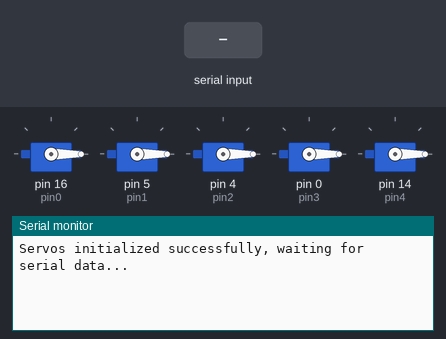
Bench run of a sketch on a simulated Arduino Uno, built with avr-gcc and run on an emulated ATmega328P. On the bench: 5 × servo, the last lines printed to the serial monitor. Inputs (shaded band) come from the test bench.

Above: at 1.4 s.
1.5 s: ",\n" received over Serial
At 2.7 s:
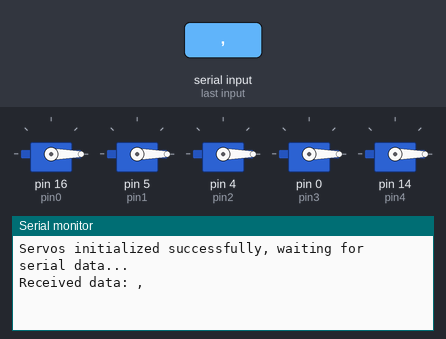
3.0 s: "1\n" received over Serial
At 4.1 s:
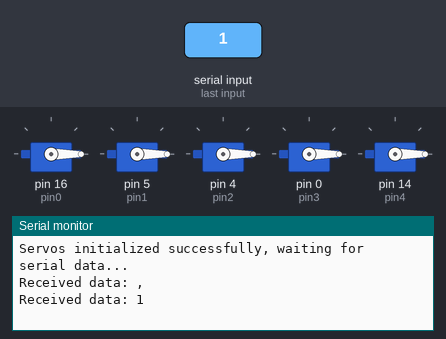
4.5 s: "1,90,45\n" received over Serial
At 5.2 s:
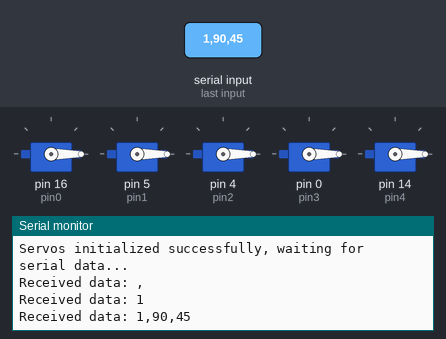

Measured:
- after the input at 1.5 s, the serial monitor: prints a new line at once (image 1)
- after the input at 3.0 s, the serial monitor: prints a new line at once (image 2)
- after the input at 4.5 s, the serial monitor: prints a new line at once (image 3)

The sketch:

Robot_arm.ino
```cpp
#include "Servo.h"

// Servo objects (one per servo motor)
Servo servo0;
Servo servo1;
Servo servo2;
Servo servo3;
Servo servo4;

// Configuration parameters (adjust as needed for your hardware)
const int threshold = 8000;    // Dead zone threshold: Joystick (8000 to avoid jitter), Trigger (20000 = firm press required)
const int multiple = 3;        // Angle multiplier (count range 0~60 → angle 0~180°, centered at 90°)
const int debounceTime = 50;   // Button debounce time (milliseconds) to filter mechanical noise

// Servo pin assignments (D0 changed to D2 to avoid serial port conflict)
const int pin0 = 16;  // PWM pin for servo0
const int pin1 = 5;   // PWM pin for servo1
const int pin2 = 4;   // PWM pin for servo2
const int pin3 = 0;   // PWM pin for servo3 (original D0 → changed to D2 to prevent UART conflict)
const int pin4 = 14;  // PWM pin for servo4

// Global variables (initialized to avoid random values on startup)
int leftX = 0;                // Left joystick X-axis value (-32768 ~ 32767)
int leftY = 0;                // Left joystick Y-axis value (-32768 ~ 32767)
int rightX = 0;               // Right joystick X-axis value (-32768 ~ 32767)
int rightY = 0;               // Right joystick Y-axis value (-32768 ~ 32767)
uint16_t lt = 0;              // Left trigger value (0 ~ 65535)
uint16_t rt = 0;              // Right trigger value (0 ~ 65535)
bool aBtn = false;            // State of A button (true = pressed, false = released)
bool bBtn = false;            // State of B button (true = pressed, false = released)
int count[5] = {0, 0, 0, 0, 0};  // Angle counter (initial = center angle 90° for all servos)
unsigned long lastBtnTime = 0;    // Timestamp for button debounce timing

void setup() {
  Serial.begin(115200);  // Initialize serial communication (must match Python baud rate)

  // Attach servo objects to their respective PWM pins
  // (Pulse width range: 0-2500μs for full 0-180° rotation)
  servo0.attach(pin0, 0, 2500);
  servo1.attach(pin1, 0, 2500);
  servo2.attach(pin2, 0, 2500);
  servo3.attach(pin3, 0, 2500);
  servo4.attach(pin4, 0, 2500);

  // Set initial servo positions (centered at 90°: count[x]=30 → 30*1 + 60 = 90°)
  servo1.write(count[0] * multiple);
  servo2.write(count[1] * multiple);
  servo3.write(count[2] * multiple);
  servo0.write(count[3] * multiple);
  servo4.write(0 + count[4] * multiple);

  delay(200);  // Wait for servos to reach initial position (mechanical settling time)
  Serial.println("Servos initialized successfully, waiting for serial data...");
}

void loop() {
  // 1. Reset all input values (prevent stale data if no new serial frame is received)
  leftX = 0;
  leftY = 0;
  rightY = 0;
  rightX = 0;
  lt = 0;
  rt = 0;
  aBtn = false;
  bBtn = false;

  // Read and parse serial data (comma-separated string from Python)
  if (Serial.available() > 0) {
    String data = Serial.readStringUntil('\n');  // Read until newline (end of frame)
    data.trim();  // Remove leading/trailing whitespace/newlines

    // Parse 10 parameters: LeftX, LeftY, RightX, RightY, LT, RT, A, B, X, Y
    int params[10] = {0};  // Initialize parameter array to avoid garbage values
    int paramCount = 0;
    String temp = "";

    // Split string by commas and convert to integers
    for (int i = 0; i < data.length(); i++) {
      if (data[i] == ',') {
        if (paramCount < 10) {
          params[paramCount++] = temp.toInt();
          temp = "";
        }
      } else {
        temp += data[i];
      }
    }
    // Read the last parameter (after final comma)
    if (paramCount < 10) {
      params[paramCount++] = temp.toInt();
    }

    // Debug: Print raw received data
    Serial.print("Received data: ");
    Serial.println(data);

    // Update controller data (only when new data is received)
    leftX = params[0];
    leftY = params[1];
    rightX = params[2];
    rightY = params[3];
    lt = (uint16_t)params[4];  // Cast to unsigned 16-bit integer (0~65535)
    rt = (uint16_t)params[5];
    aBtn = (params[6] == 1);   // Ensure boolean state (1 = pressed)
    bBtn = (params[7] == 1);
  }

  // 2. Map Left Joystick X → servo1 (left/right movement, centered at 90°)
  if (abs(leftX) > threshold) {
    if (leftX < 0 && count[0] > 0) {        // Push left: decrease count → angle < 90°
      count[0]--;
    } else if (leftX > 0 && count[0] < 180/multiple) { // Push right: increase count → angle > 90°
      count[0]++;
    }
  }

  // 3. Map Left Joystick Y → servo2 (up/down movement, centered at 90°)
  if (abs(leftY) > threshold) {
    if (leftY < 0 && count[1] > 0) {        // Push up: decrease count → angle < 90°
      count[1]--;
    } else if (leftY > 0 && count[1] < 180/multiple) { // Push down: increase count → angle > 90°
      count[1]++;
    }
  }

  // 4. Map Right Joystick X → servo3 (left/right movement, centered at 90°)
  if (abs(rightX) > threshold) {
    if (rightX < 0 && count[2] > 0) {        // Push left: decrease count → angle < 90°
      count[2]--;
    } else if (rightX > 0 && count[2] < 180/multiple) { // Push right: increase count → angle > 90°
      count[2]++;
    }
  }

  // 5. Map Triggers → servo0 (LT = decrease angle, RT = increase angle)
  if (lt > 20000) {  // Left trigger pressed (threshold = 20000 = firm press)
    if (count[3] > 0) {
      count[3]--;
    }
  }

  if (rt > 20000) {  // Right trigger pressed (threshold = 20000 = firm press)
    if (count[3] < 180/multiple) {
      count[3]++;
    }
  }

  // 6. Map A/B Buttons → servo4 (debounce handled implicitly by serial frame rate)
  if (aBtn && count[4] < 180/multiple) {  // A button: increase count → angle 0~180°
    count[4]++;
  }
  if (bBtn && count[4] > 0) {             // B button: decrease count → angle 0~180°
    count[4]--;
  }

  // 7. Set servo angles (constrain to 0~180° to prevent servo damage)
  int servo1Angle = constrain(count[0] * multiple, 0, 180);
  int servo2Angle = constrain(count[1] * multiple, 0, 180);
  int servo3Angle = constrain(count[2] * multiple, 0, 180);
  int servo0Angle = constrain(count[3] * multiple, 0, 180);
  int servo4Angle = constrain(count[4] * multiple, 0, 180);

  // Write calculated angles to servos
  servo1.write(servo1Angle);
  servo2.write(servo2Angle);
  servo3.write(servo3Angle);
  servo0.write(servo0Angle);
  servo4.write(servo4Angle);

  // (Optional) Debug: Echo angle data over serial (uncomment to monitor)
  // Serial.print("Count: [");
  // for (int i = 0; i < 5; i++) {
  //   Serial.print(count[i]);
  //   if (i < 4) Serial.print(",");
  // }
  // Serial.print("] → Angles: ");
  // Serial.print(servo1Angle); Serial.print(",");
  // Serial.print(servo2Angle); Serial.print(",");
  // Serial.print(servo3Angle); Serial.print(",");
  // Serial.print(servo0Angle); Serial.print(",");
  // Serial.println(servo4Angle);

  delay(3);  // Small delay to stabilize servo movement (adjust for responsiveness)
}
```
